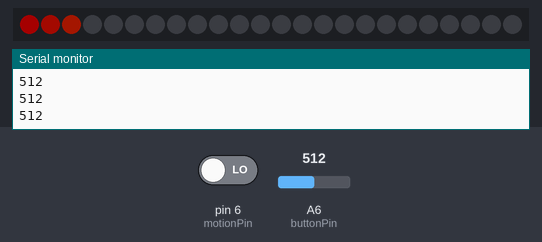
A sketch run on a simulated Arduino Nano, built with avr-gcc and run on an emulated ATmega328P. Parts: 24 RGB LEDs in strip order, left to right, the last lines printed to the serial monitor. Inputs (shaded band) come from the test bench; at power-on: A6 (buttonPin) = 512, pin 6 (motionPin) LOW. Dim RGB values are drawn brighter than linear.

Above: at 1.2 s.
1.3 s: A6 (buttonPin) set to 741
2.9 s: A6 (buttonPin) set to 764
At 3.6 s:
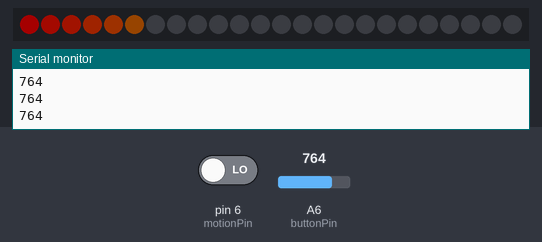
4.6 s: pin 6 (motionPin) driven HIGH
At 6.36 s:
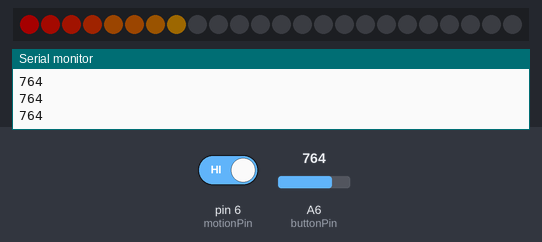
7.4 s: pin 6 (motionPin) driven LOW
At 8.68 s:
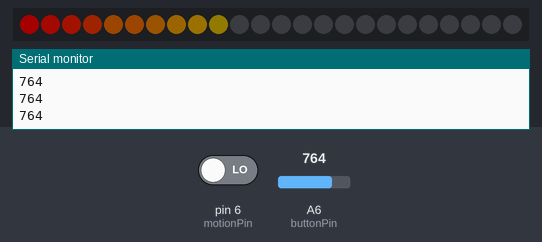
9.2 s: A6 (buttonPin) set to 740
At 17.8 s:
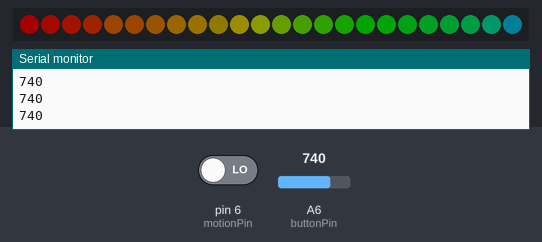

The sketch:

TimerMotionSound.ino
```cpp
#include <FastLED.h>

FASTLED_USING_NAMESPACE

// FastLED "100-lines-of-code" demo reel, showing just a few
// of the kinds of animation patterns you can quickly and easily
// compose using FastLED.
//
// This example also shows one easy way to define multiple
// animations patterns and have them automatically rotate.
//
// -Mark Kriegsman, December 2014

#if defined(FASTLED_VERSION) && (FASTLED_VERSION < 3001000)
#warning "Requires FastLED 3.1 or later; check github for latest code."
#endif

#define DATA_PIN    5
//#define CLK_PIN   4
#define LED_TYPE    WS2812B
#define COLOR_ORDER GRB
#define NUM_LEDS    24
CRGB leds[NUM_LEDS];

#define BRIGHTNESS          75
#define FRAMES_PER_SECOND   60

//const int buttonPin = 3;     // the number of the pushbutton pin
int buttonState = 0;

const int motionPin = 6;
int motionState = 0;

const int buzzerPin = 8;

void setup() {
//  delay(3000); // 3 second delay for recovery

  // tell FastLED about the LED strip configuration
  FastLED.addLeds<LED_TYPE,DATA_PIN,COLOR_ORDER>(leds, NUM_LEDS).setCorrection(TypicalLEDStrip);
  //FastLED.addLeds<LED_TYPE,DATA_PIN,CLK_PIN,COLOR_ORDER>(leds, NUM_LEDS).setCorrection(TypicalLEDStrip);

  // set master brightness control
  FastLED.setBrightness(BRIGHTNESS);

  Serial.begin(115200);
}


// List of patterns to cycle through.  Each is defined as a separate function below.
//typedef void (*SimplePatternList[])();
//SimplePatternList gPatterns = { rainbow, rainbowWithGlitter, confetti, sinelon, juggle, bpm };
//SimplePatternList gPatterns = { count };


uint8_t gCurrentPatternNumber = 0; // Index number of which pattern is current
uint8_t gHue = 0; // rotating "base color" used by many of the patterns

unsigned long changemillis;
unsigned long totalTime; // in millis
unsigned long lastClickTime;
unsigned long ledLength = 2000; // Time amount for each LED in ms

int clickCount = 0;
int countMax = 24;

unsigned long inputDelay = 500;
unsigned long dimDelay = ledLength/255;

unsigned long baseLEDBrightness = 200;
unsigned long lastLEDValue = baseLEDBrightness;

bool motionOn = true;

unsigned long sum = 0;
unsigned long lastNoise = 0;
unsigned long threshold = 750;
const int buttonPin = A6;

void soundLoop() {
  sum = 0;
  int shift = 5;
  int sampleSize = pow(2,shift);
  for(int i=0; i<sampleSize; i++)
  {
    unsigned long signal = analogRead(buttonPin);
//    Serial.println(signal);
 //   int threshold = 900;
//    if (signal > threshold) {
//      signal = 0;
//    }
//      if (signal < threshold) {
//        signal = signal * 10;
//      }
////     Serial.println(signal);
      sum += signal;
  }
  sum >>= shift;
  lastNoise = sum;
  Serial.println(sum);
  delay(10);
}

bool prevIsHigh = false;
void loop()
{
//  buttonState = digitalRead(buttonPin);
  motionState = digitalRead(motionPin);

//  Serial.println(buttonState);

  soundLoop();

  if ((motionState == HIGH && prevIsHigh) || (lastNoise < threshold)) {

//    Serial.println("Motion detected!");
//    Serial.println(motionState);
    // If click outside of input delay length light up new LED
  if (millis() > lastClickTime + inputDelay) {
        if (clickCount <= NUM_LEDS) {
            clickCount++;
//            Serial.println(clickCount);
        }
        gHue = clickCount * 6;

        lastLEDValue = baseLEDBrightness;
        leds[clickCount] += CHSV( gHue, 255, lastLEDValue);
        lastClickTime = millis();
        totalTime += ledLength;

    }
  }

  if (millis() > lastClickTime + inputDelay) {
      motionOn = true;
  }

  // Dimming method using hard value
  // NEED TO HAVE PROPORTIONAL VALUE TO TIME PER LED !!!!!!!!!!!!!!!!!!!!
  if (millis() > lastClickTime + dimDelay) {
      if (lastLEDValue >= 0) {
          lastLEDValue -= 0.5;
      } else {
          lastLEDValue = 0;
      }
      leds[clickCount] = CHSV( gHue, 255, lastLEDValue);
//      Serial.println(lastLEDValue);
  }

  // If set time for each LED passes turn off last LED and update values
  unsigned long now = millis();
  if (now - lastClickTime > ledLength) {
    leds[clickCount] = CHSV(gHue,0,0);
    totalTime -= ledLength;
    lastClickTime = millis();
    if (clickCount >= 0) {
          clickCount--;
  //        Serial.println("Countdown:");
    //      Serial.println(clickCount);
          if (clickCount < 0) {
   //         Serial.println("Buzz!");
            tone(buzzerPin, 500, 500);
            delay(2000);
          }
    }
    lastLEDValue = baseLEDBrightness;
//    Serial.println("End of loop");
  }

  if (motionState == HIGH) {
    prevIsHigh = true;
  } else {
    prevIsHigh = false;
  }

  // send the 'leds' array out to the actual LED strip
  FastLED.show();
  // insert a delay to keep the framerate modest
  FastLED.delay(1000/FRAMES_PER_SECOND);
}
```
